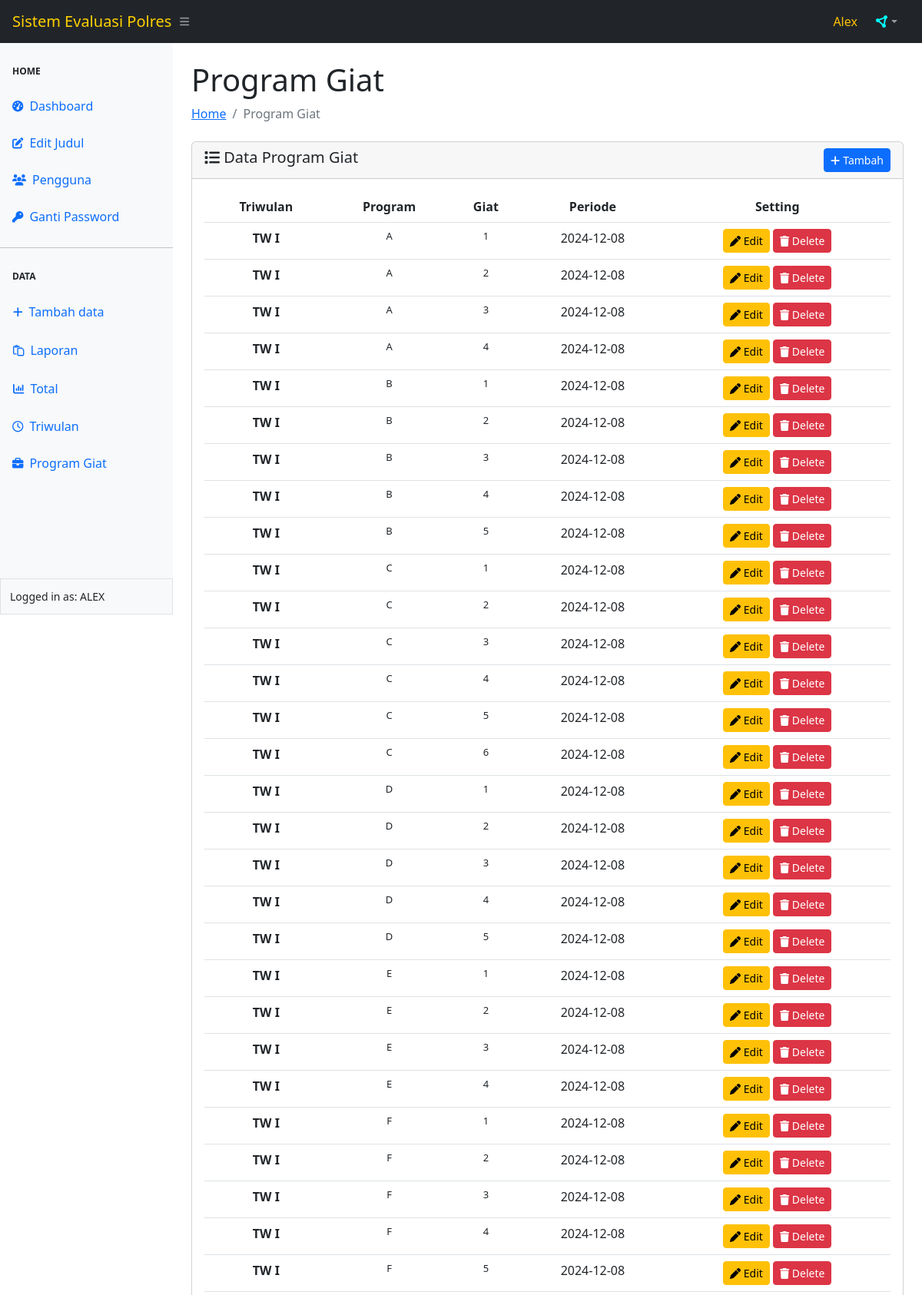
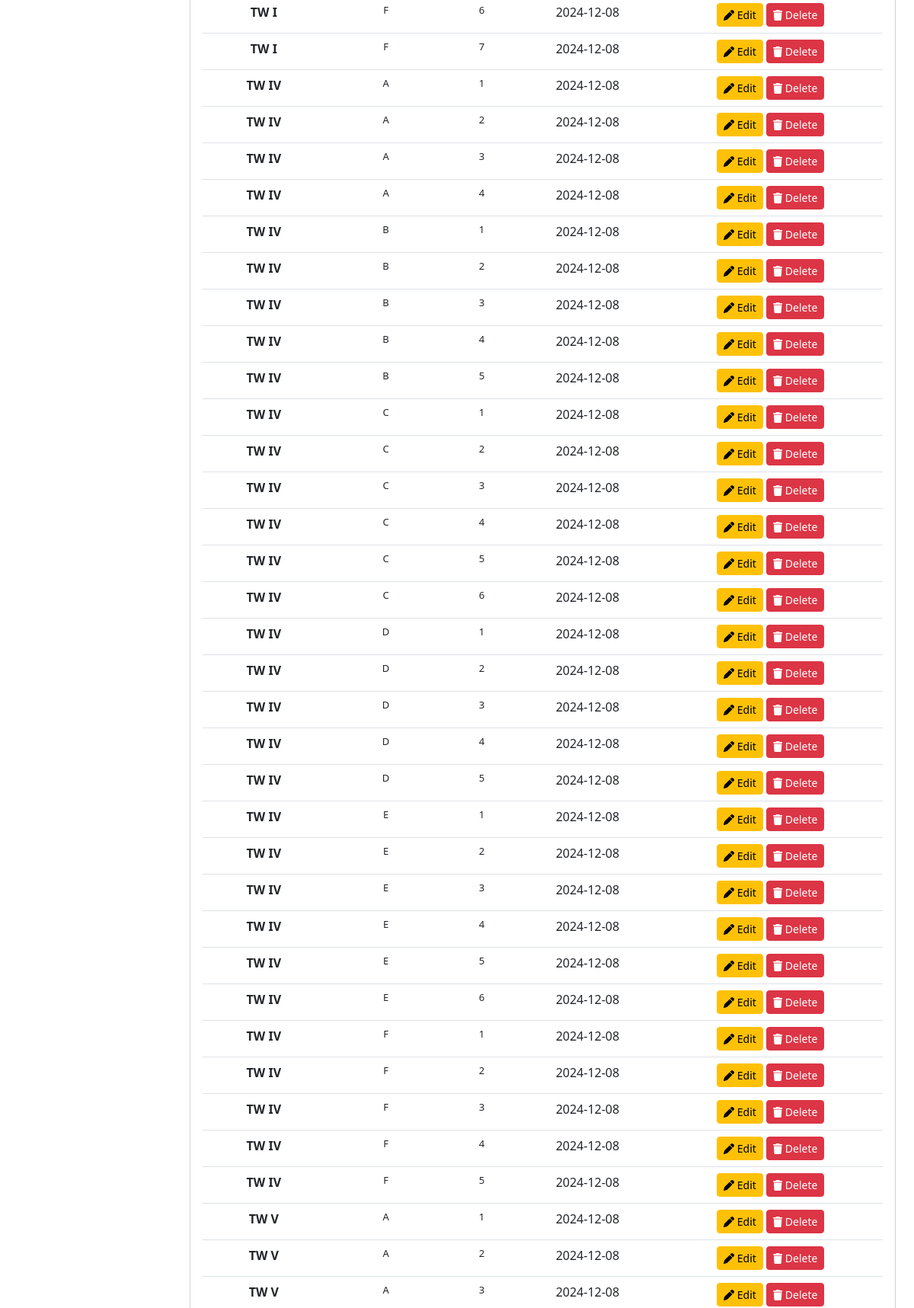
/program-giat/pg.php (signed in, upper part), run on the app's committed database (2 pictures, top to bottom).
### tables this page shows
CREATE TABLE `triwulan` (
  `id` int(11) NOT NULL,
  `Triwulan` int(11) NOT NULL,
  `Periode` date NOT NULL,
  `Tenggat` varchar(225) NOT NULL
);

CREATE TABLE `program` (
  `id` int(11) NOT NULL,
  `triwulan_id` int(11) NOT NULL,
  `nama_program` varchar(100) NOT NULL
);

CREATE TABLE `giat` (
  `id` int(11) NOT NULL,
  `nama_giat` varchar(255) NOT NULL,
  `program_id` int(11) NOT NULL
);

### user/function/functions.php (called while the page is built)
<?php
    function getData($sql) {
        global $koneksi;
        $result = mysqli_query($koneksi, $sql);
        $rows   = [];
        while ($row = mysqli_fetch_assoc($result)) {
            $rows[] = $row;
        }
        return $rows;
    }
    function userLogin() {
        $userActive = $_SESSION["ssUser"];
        $dataUser   = getData("SELECT * FROM user WHERE username = '$userActive'")[0];
        return $dataUser;
    }
?>

### config/conn.php (called while the page is built, shortened)
<?php
    $main_url = "http://localhost/Sistem-Evaluasi-Polres-main/";
?>

### program-giat/pg.php (the view, shortened to what this page needs)
<?php
require_once "../config/conn.php";
require_once "../user/function/functions.php";
require_once "../template/header.php";
require_once "../template/navbar.php";
require_once "../template/sidebar.php";
?>
<div id="layoutSidenav_content">
    <main>
        <div class="container-fluid px-4">
            <h1 class="mt-4">Program Giat</h1>
            <ol class="breadcrumb mb-4">
                <li class="breadcrumb-item"><a href="../index.php">Home</a></li>
                <li class="breadcrumb-item active">Program Giat</li>
            </ol>
            <div class="card">
                <div class="card-header">
                    <span class="h5 my-2"><i class="fa-solid fa-list"></i> Data Program Giat</span>
                    <?php if (userLogin()['role'] == 1) { ?>
                        <a href="<?= $main_url ?>program-giat/add-pg.php" class="btn btn-sm btn-primary float-end">
                            <i class="fa-solid fa-plus"></i> Tambah
                        </a>
                    <?php } ?>
                </div>
                <div class="card-body">
                    <table class="table table-hover">
                        <thead>
                            <tr>
                                <th scope="col">
                                    <center>Triwulan</center>
                                </th>
                                <th scope="col">
                                    <center>Program</center>
                                </th>
                                <th scope="col">
                                    <center>Giat</center>
                                </th>
                                <th scope="col">
                                    <center>Periode</center>
                                </th>
                                <?php if (userLogin()['role'] == 1) { ?>
                                    <th scope="col">
                                        <center>Setting</center>
                                    </th>
                                <?php } ?>
                            </tr>
                        </thead>
                        <tbody>
                            <?php
                            $triwulanTexts = [
                                'TW I',
                                'TW II',
                                'TW III',
                                'TW IV',
                                'TW V',
                                'TW VI',
                                'TW VII',
                                'TW VIII',
                                'TW IX'
                            ];
                            $queryTriwulan = mysqli_query($koneksi, "SELECT triwulan.id AS triwulan_id, triwulan.Triwulan, triwulan.Periode, program.nama_program, giat.nama_giat, giat.id AS giat_id
                                                                    FROM triwulan
                                                                    JOIN program ON program.triwulan_id = triwulan.id
                                                                    JOIN giat ON giat.program_id = program.id");
                            while ($dataTriwulan = mysqli_fetch_array($queryTriwulan)) {
                                $triwulanIndex = $dataTriwulan['Triwulan'];
                                if ($triwulanIndex >= 1 && $triwulanIndex <= 9) {
                                    $triwulanText = $triwulanTexts[$triwulanIndex - 1];
                                } else {
                                    $triwulanText = 'Unknown';
                                }
                            ?>
                                <tr>
                                    <th>
                                        <center><?= $triwulanText ?></center>
                                    </th>
                                    <td class="program">
                                        <center>
                                            <?= $dataTriwulan['nama_program'] ?>
                                        </center>
                                    </td>
                                    <td class="giat">
                                        <center>
                                            <?= $dataTriwulan['nama_giat'] ?>
                                        </center>
                                    </td>
                                    <td>
                                        <center><?= $dataTriwulan['Periode'] ?></center>
                                    </td>
                                    <?php if (userLogin()['role'] == 1) { ?>
                                        <td>
                                            <center>
                                                <a href="<?= $main_url ?>program-giat/edit-pg.php?id=<?= $dataTriwulan['giat_id'] ?>"
                                                    class="btn btn-sm btn-warning"><i class="fa-solid fa-pen" title="Edit"></i> Edit</a>
                                                <a href="<?= $main_url ?>program-giat/pg.php?hapus=<?= $dataTriwulan['giat_id'] ?>"
                                                    class="btn btn-sm btn-danger"><i class="fa-solid fa-trash" title="Delete"></i> Delete</a>
                                            </center>
                                        </td>
                                    <?php } ?>
                                </tr>
                            <?php
                            }
                            ?>
                        </tbody>
                    </table>
                </div>
            </div>
        </div>
    </main>
    <?php require_once "../template/footer.php"; ?>

### program-giat/pg.php (style rules this page uses)
td.program, td.giat { font-size: 13px; max-width: 200px; word-wrap: break-word; white-space: normal; text-align: justify; }

### data on the page
triwulan: Triwulan "TW I", program.nama_program "A", giat.nama_giat "1", Periode "2024-12-08", giat.nama_giat "2", giat.nama_giat "3", giat.nama_giat "4", program.nama_program "B", giat.nama_giat "5", program.nama_program "C", giat.nama_giat "6", program.nama_program "D", program.nama_program "E", program.nama_program "F", giat.nama_giat "7"
triwulan: Triwulan "TW IV", program.nama_program "A", giat.nama_giat "1", Periode "2024-12-08", giat.nama_giat "2", giat.nama_giat "3", giat.nama_giat "4", program.nama_program "B", giat.nama_giat "5", program.nama_program "C", giat.nama_giat "6", program.nama_program "D", program.nama_program "E", program.nama_program "F"
triwulan: Triwulan "TW V", program.nama_program "A", giat.nama_giat "1", Periode "2024-12-08", giat.nama_giat "2", giat.nama_giat "3"

### other printed values
$main_title "Sistem Evaluasi Polres"
$_SESSION["ssUser"] "Alex"
$_SESSION["ssUser"] "ALEX"
